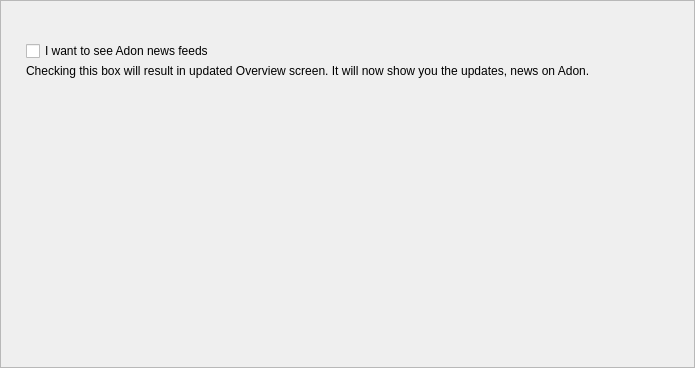
<?xml version="1.0" encoding="UTF-8"?>
<ui version="4.0">
 <class>PrivacyFrame</class>
 <widget class="QFrame" name="PrivacyFrame">
  <property name="geometry">
   <rect>
    <x>0</x>
    <y>0</y>
    <width>695</width>
    <height>368</height>
   </rect>
  </property>
  <property name="windowTitle">
   <string>Frame</string>
  </property>
  <property name="frameShape">
   <enum>QFrame::StyledPanel</enum>
  </property>
  <property name="frameShadow">
   <enum>QFrame::Raised</enum>
  </property>
  <layout class="QVBoxLayout" name="verticalLayout_3">
   <property name="spacing">
    <number>0</number>
   </property>
   <property name="leftMargin">
    <number>25</number>
   </property>
   <property name="topMargin">
    <number>40</number>
   </property>
   <property name="rightMargin">
    <number>49</number>
   </property>
   <item>
    <widget class="QWidget" name="widget_2" native="true">
     <property name="sizePolicy">
      <sizepolicy hsizetype="Preferred" vsizetype="Fixed">
       <horstretch>0</horstretch>
       <verstretch>0</verstretch>
      </sizepolicy>
     </property>
     <property name="minimumSize">
      <size>
       <width>0</width>
       <height>70</height>
      </size>
     </property>
     <property name="maximumSize">
      <size>
       <width>16777215</width>
       <height>70</height>
      </size>
     </property>
     <layout class="QVBoxLayout" name="verticalLayout_2" stretch="0,1">
      <property name="spacing">
       <number>3</number>
      </property>
      <property name="leftMargin">
       <number>0</number>
      </property>
      <property name="topMargin">
       <number>0</number>
      </property>
      <property name="rightMargin">
       <number>0</number>
      </property>
      <property name="bottomMargin">
       <number>0</number>
      </property>
      <item>
       <widget class="QCheckBox" name="m_newsCheck">
        <property name="text">
         <string>I want to see Adon news feeds</string>
        </property>
       </widget>
      </item>
      <item alignment="Qt::AlignTop">
       <widget class="WalletGui::WalletSmallGrayTextLabel" name="m_embeddedHelperLabel">
        <property name="text">
         <string>Checking this box will result in updated Overview screen. It will now show you the updates, news on Adon.</string>
        </property>
        <property name="alignment">
         <set>Qt::AlignLeading|Qt::AlignLeft|Qt::AlignTop</set>
        </property>
        <property name="wordWrap">
         <bool>true</bool>
        </property>
        <property name="indent">
         <number>0</number>
        </property>
       </widget>
      </item>
     </layout>
    </widget>
   </item>
   <item>
    <spacer name="verticalSpacer">
     <property name="orientation">
      <enum>Qt::Vertical</enum>
     </property>
     <property name="sizeHint" stdset="0">
      <size>
       <width>20</width>
       <height>171</height>
      </size>
     </property>
    </spacer>
   </item>
  </layout>
 </widget>
 <customwidgets>
  <customwidget>
   <class>WalletGui::WalletSmallGrayTextLabel</class>
   <extends>QLabel</extends>
   <header>Gui/Common/WalletTextLabel.h</header>
  </customwidget>
 </customwidgets>
 <resources/>
 <connections/>
</ui>
